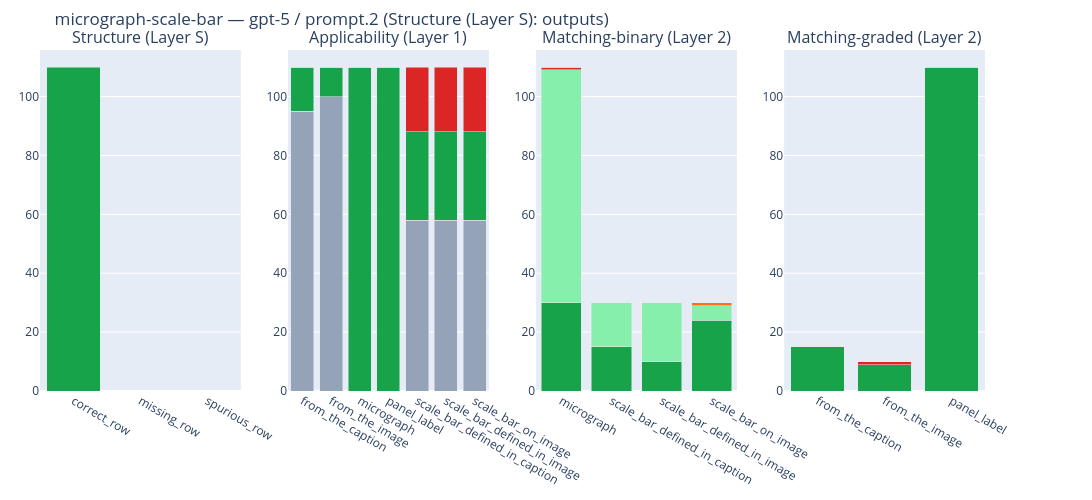

The code cell stored with this chart in its notebook:
### Markdown cell above
## Per-run dashboard (`build_dashboard`)

Single four-panel Plotly figure for one `(MODEL, PROMPT)` pair: Layer S counts, then Layer 1 / Layer 2 binary / Layer 2 graded stacked bars by field.

Use this as a quick snapshot before the comparison grids below. It does **not** overlay prompts or models — see whether that one-glance view is still worth keeping alongside the step-by-step sections.

### Code cell
(
    build_dashboard(summaries[MODEL, PROMPT])
    .update_layout(
        width=DASHBOARD_FIG_WIDTH,
        height=500,
        autosize=True,
        margin=dict(l=40, r=20, t=50, b=40),
    )
)

### Figure 1 — Plotly figure (JSON) as saved in the notebook; plotly's stock layout.template omitted (floating-point values rounded to 4 significant figures)
{"data": [{"marker": {"color": ["#16a34a", "#ca8a04", "#dc2626"]}, "showlegend": false, "type": "bar", "x": ["correct_row", "missing_row", "spurious_row"], "xaxis": "x", "y": [110, 0, 0], "yaxis": "y"}, {"legend": "legend2", "legendgroup": "legend2", "marker": {"color": "#94a3b8"}, "name": "correct_NA", "showlegend": true, "type": "bar", "x": ["from_the_caption", "from_the_image", "micrograph", "panel_label", "scale_bar_defined_in_caption", "scale_bar_defined_in_image", "scale_bar_on_image"], "xaxis": "x2", "y": [95, 100, 0, 0, 58, 58, 58], "yaxis": "y2"}, {"legend": "legend2", "legendgroup": "legend2", "marker": {"color": "#16a34a"}, "name": "correct_applicable", "showlegend": true, "type": "bar", "x": ["from_the_caption", "from_the_image", "micrograph", "panel_label", "scale_bar_defined_in_caption", "scale_bar_defined_in_image", "scale_bar_on_image"], "xaxis": "x2", "y": [15, 10, 110, 110, 30, 30, 30], "yaxis": "y2"}, {"legend": "legend2", "legendgroup": "legend2", "marker": {"color": "#dc2626"}, "name": "spurious_applicable", "showlegend": true, "type": "bar", "x": ["from_the_caption", "from_the_image", "micrograph", "panel_label", "scale_bar_defined_in_caption", "scale_bar_defined_in_image", "scale_bar_on_image"], "xaxis": "x2", "y": [0, 0, 0, 0, 22, 22, 22], "yaxis": "y2"}, {"legend": "legend3", "legendgroup": "legend3", "marker": {"color": "#16a34a"}, "name": "TP", "showlegend": true, "type": "bar", "x": ["micrograph", "scale_bar_defined_in_caption", "scale_bar_defined_in_image", "scale_bar_on_image"], "xaxis": "x3", "y": [30, 15, 10, 24], "yaxis": "y3"}, {"legend": "legend3", "legendgroup": "legend3", "marker": {"color": "#86efac"}, "name": "TN", "showlegend": true, "type": "bar", "x": ["micrograph", "scale_bar_defined_in_caption", "scale_bar_defined_in_image", "scale_bar_on_image"], "xaxis": "x3", "y": [79, 15, 20, 5], "yaxis": "y3"}, {"legend": "legend3", "legendgroup": "legend3", "marker": {"color": "#dc2626"}, "name": "FP", "showlegend": true, "type": "bar", "x": ["micrograph", "scale_bar_defined_in_caption", "scale_bar_defined_in_image", "scale_bar_on_image"], "xaxis": "x3", "y": [1, 0, 0, 0], "yaxis": "y3"}, {"legend": "legend3", "legendgroup": "legend3", "marker": {"color": "#f97316"}, "name": "FN", "showlegend": true, "type": "bar", "x": ["micrograph", "scale_bar_defined_in_caption", "scale_bar_defined_in_image", "scale_bar_on_image"], "xaxis": "x3", "y": [0, 0, 0, 1], "yaxis": "y3"}, {"legend": "legend4", "legendgroup": "legend4", "marker": {"color": "#16a34a"}, "name": "match", "showlegend": true, "type": "bar", "x": ["from_the_caption", "from_the_image", "panel_label"], "xaxis": "x4", "y": [15, 9, 110], "yaxis": "y4"}, {"legend": "legend4", "legendgroup": "legend4", "marker": {"color": "#dc2626"}, "name": "mismatch", "showlegend": true, "type": "bar", "x": ["from_the_caption", "from_the_image", "panel_label"], "xaxis": "x4", "y": [0, 1, 0], "yaxis": "y4"}], "layout": {"annotations": [{"font": {"size": 16}, "showarrow": false, "text": "Structure (Layer S)", "x": 0.1062, "xanchor": "center", "xref": "paper", "y": 1, "yanchor": "bottom", "yref": "paper"}, {"font": {"size": 16}, "showarrow": false, "text": "Applicability (Layer 1)", "x": 0.3688, "xanchor": "center", "xref": "paper", "y": 1, "yanchor": "bottom", "yref": "paper"}, {"font": {"size": 16}, "showarrow": false, "text": "Matching-binary (Layer 2)", "x": 0.6313, "xanchor": "center", "xref": "paper", "y": 1, "yanchor": "bottom", "yref": "paper"}, {"font": {"size": 16}, "showarrow": false, "text": "Matching-graded (Layer 2)", "x": 0.8938, "xanchor": "center", "xref": "paper", "y": 1, "yanchor": "bottom", "yref": "paper"}], "autosize": true, "barmode": "stack", "height": 500, "legend2": {"font": {"size": 9}, "orientation": "h", "x": 0.36, "xanchor": "center", "y": 1.14, "yanchor": "bottom"}, "legend3": {"font": {"size": 9}, "orientation": "h", "x": 0.61, "xanchor": "center", "y": 1.14, "yanchor": "bottom"}, "legend4": {"font": {"size": 9}, "orientation": "h", "x": 0.86, "xanchor": "center", "y": 1.14, "yanchor": "bottom"}, "margin": {"b": 40, "l": 40, "r": 20, "t": 50}, "showlegend": false, "title": {"text": "micrograph-scale-bar — gpt-5 / prompt.2 (Structure (Layer S): outputs)"}, "width": 1200, "xaxis": {"anchor": "y", "domain": [0, 0.2125]}, "xaxis2": {"anchor": "y2", "domain": [0.2625, 0.475]}, "xaxis3": {"anchor": "y3", "domain": [0.525, 0.7375]}, "xaxis4": {"anchor": "y4", "domain": [0.7875, 1]}, "yaxis": {"anchor": "x", "domain": [0, 1], "rangemode": "tozero"}, "yaxis2": {"anchor": "x2", "domain": [0, 1], "rangemode": "tozero"}, "yaxis3": {"anchor": "x3", "domain": [0, 1], "rangemode": "tozero"}, "yaxis4": {"anchor": "x4", "domain": [0, 1], "rangemode": "tozero"}}}
